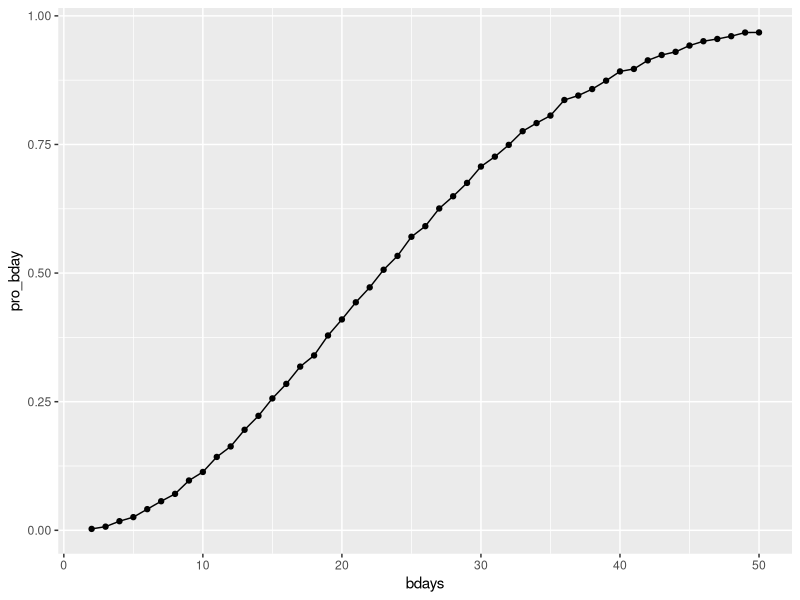

This chart was generated by the following R code: (Note: a time limit stopped this script after it produced the figure.)
## ---- chunk 1
library(tidyverse)
library(broom)
## ---- chunk 2
bdays_df=function(n_room){
  bdays=sample(1:365,n_room,replace = TRUE)
  repeat_bdays=length(unique(bdays))< n_room
  repeat_bdays
}
## ---- chunk 3
bdays_sim=
  expand_grid(
    bdays=2:50,
    iter=1:10000
  )|>
  mutate(result=map_lgl(bdays,bdays_df))|>
  group_by(bdays)|>
  summarise(
    pro_bday=mean(result)
  )
  
  
## ---- chunk 4
bdays_sim|>
  ggplot(aes(x=bdays,y=pro_bday))+
  geom_point()+
  geom_line()
## ---- chunk 5
sim_mean=function(mean){
  x=rnorm(30,mean,5)
  t_result=t.test(x,mu=0)
  tidy(t_result)
}
output=vector("list",5000)
for (i in 1:5000) {
  output[[i]]=sim_mean(0)
}
sim_result=bind_rows(output)
sim_result|>
  select(estimate,p.value)
## ---- chunk 6
mean_df=function(mean){
  output=vector("list",5000)
  for (i in 1:5000) {
    output[[i]]=sim_mean(mean)
  }
  sim_result=bind_rows(output)
  sim_result|>
    select(estimate,p.value)
}
mean_df(1)
mean_df(2)
mean_df(3)
mean_df(4)
mean_df(5)
mean_df(6)

mean_sim_df=function(mean){
  mean_df(mean)|>
  filter(p.value<0.05)|>
  mutate(mean_value=mean)|>
  mutate(prop=n()/5000)|>
  distinct(mean_value,prop)
}

output=vector("list",7)
for (i in 1:7) {
  output[[i]]=mean_sim_df(i-1)
}
mean_sim_result= bind_rows(output)

ggplot(mean_sim_result,aes(x=mean_value,y=prop))+
  geom_point()+
  geom_line()+
  scale_x_continuous(breaks = 0:6, labels = 0:6, minor_breaks = NULL)
## ---- chunk 7
